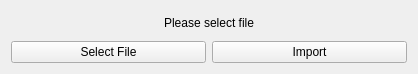
<?xml version="1.0" encoding="UTF-8"?>
<ui version="4.0">
 <class>ImportWidget</class>
 <widget class="QWidget" name="ImportWidget">
  <property name="geometry">
   <rect>
    <x>0</x>
    <y>0</y>
    <width>418</width>
    <height>74</height>
   </rect>
  </property>
  <property name="windowTitle">
   <string>Import</string>
  </property>
  <layout class="QGridLayout" name="gridLayout">
   <item row="0" column="0">
    <widget class="QLabel" name="label">
     <property name="text">
      <string>Please select file</string>
     </property>
     <property name="alignment">
      <set>Qt::AlignCenter</set>
     </property>
    </widget>
   </item>
   <item row="1" column="0">
    <layout class="QHBoxLayout" name="horizontalLayout">
     <item>
      <widget class="QPushButton" name="file">
       <property name="text">
        <string>Select File</string>
       </property>
      </widget>
     </item>
     <item>
      <widget class="QPushButton" name="startImport">
       <property name="text">
        <string>Import</string>
       </property>
      </widget>
     </item>
    </layout>
   </item>
  </layout>
 </widget>
 <resources/>
 <connections/>
</ui>
